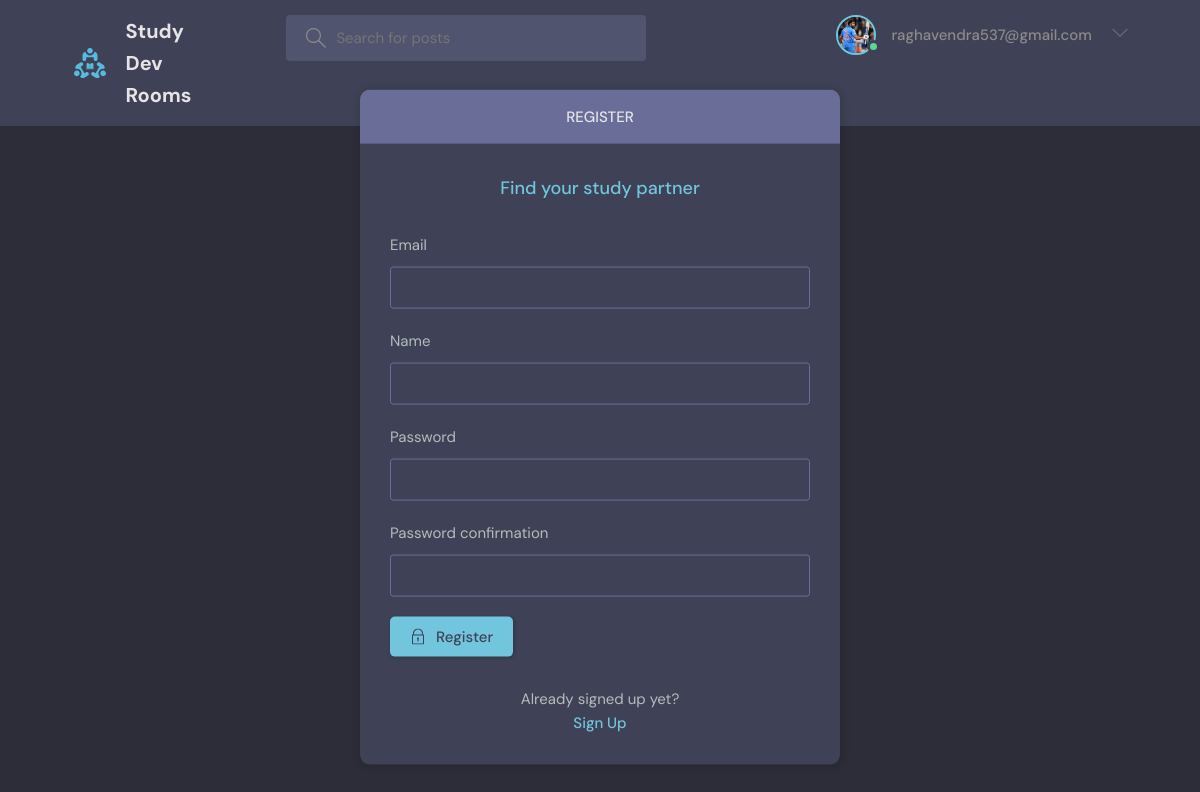
The page /register/ (signed in) on the database its author committed.
### base/models.py (models this page shows, shortened)
class User(AbstractUser):
    username = None  # disable username field
    name = models.CharField(max_length=200, null=True)
    email = models.EmailField(unique=True, null=True)
    bio = models.TextField(null=True)
    avatar = models.ImageField(null=True, default="avatar.svg")
    USERNAME_FIELD = 'email'
    REQUIRED_FIELDS = []
    objects = UserManager()

### base/views.py (the view, shortened to what this page needs)
# urls.py: path('register/', views.registerPage, name="register"),
def registerPage(request):
    form = MyUserCreationForm()
    return render(request, 'base/login_register.html', {'form': form})

### base/forms.py
class MyUserCreationForm(UserCreationForm):
    class Meta:
        model = User
        fields = ['email', 'name', 'password1', 'password2']
    def __init__(self, *args, **kwargs):
        super().__init__(*args, **kwargs)
        self.fields['email'].required = True
        self.fields['name'].required = True

### base/templates/base/login_register.html (shortened to what this page needs)
{% extends 'main.html' %}
{% block content %}
<main class="auth layout">
  {% if page == 'login' %}
  <div class="container">
    <div class="layout__box">
      <div class="layout__boxHeader">
        <div class="layout__boxTitle">
          <h3>Login</h3>
        </div>
      </div>
      <div class="layout__body">
        <h2 class="auth__tagline">Find your study partner</h2>
        <form class="form" action="" method="POST">
          {% csrf_token %}
          <div class="form__group form__group">
            <label for="room_name">Email</label>
            <input id="username" name="email" type="email" placeholder="example@email.com" />
          </div>
          <div class=" form__group">
            <label for="password">Password</label>
            <input id="password" name="password" type="password"
              placeholder="&bull;&bull;&bull;&bull;&bull;&bull;&bull;&bull;" />
          </div>
          <button class="btn btn--main" type="submit">
            <svg version="1.1" xmlns="http://www.w3.org/2000/svg" width="32" height="32" viewBox="0 0 32 32">
              <title>lock</title>
              <path
                d="M27 12h-1v-2c0-5.514-4.486-10-10-10s-10 4.486-10 10v2h-1c-0.553 0-1 0.447-1 1v18c0 0.553 0.447 1 1 1h22c0.553 0 1-0.447 1-1v-18c0-0.553-0.447-1-1-1zM8 10c0-4.411 3.589-8 8-8s8 3.589 8 8v2h-16v-2zM26 30h-20v-16h20v16z">
              </path>
              <path
                d="M15 21.694v4.306h2v-4.306c0.587-0.348 1-0.961 1-1.694 0-1.105-0.895-2-2-2s-2 0.895-2 2c0 0.732 0.413 1.345 1 1.694z">
              </path>
            </svg>
            Login
          </button>
        </form>
        <div class="auth__action">
          <p>Haven't signed up yet?</p>
          <a href="{% url 'register' %}" class="btn btn--link">Sign Up</a>
        </div>
      </div>
    </div>
  </div>
  {% else %}
  <div class="container">
    <div class="layout__box">
      <div class="layout__boxHeader">
        <div class="layout__boxTitle">
          <h3>Register</h3>
        </div>
      </div>
      <div class="layout__body">
        <h2 class="auth__tagline">Find your study partner</h2>
        <form class="form" action="" method="POST">
          {% for field in form %}
          <div class="form__group form__group">
            <label for="room_name">{{field.label}}</label>
            {{field}}
          </div>
          {% endfor %}
          <button class="btn btn--main" type="submit">
            Register
          </button>
        </form>
        <div class="auth__action">
          <p>Already signed up yet?</p>
          <a href="{% url 'login' %}" class="btn btn--link">Sign Up</a>
        </div>
      </div>
    </div>
  </div>
  {% endif %}
</main>
{% endblock content %}

### templates/navbar.html (shortened to what this page needs)
{% load static %}
<header class="header header--loggedIn">
    <div class="container">
        <a href="{% url 'home' %}" class="header__logo">
            <img src="{% static 'images/logo.svg' %}" />
            <h1>Study Dev Rooms</h1>
        </a>
        <form class="header__search" method="GET" action="{% url 'home' %}">
            <label>
                <input name="q" placeholder="Search for posts" />
            </label>
        </form>
        <nav class="header__menu">
            {% if request.user.is_authenticated %}
            <div class="header__user">
                <a href="{% url 'update-user' %}">
                    <div class="avatar avatar--medium active">
                        <img src="{{request.user.avatar.url}}" />
                    </div>
                    <p>{{request.user}}</p>
                </a>
                <button class="dropdown-button">
                    <svg version="1.1" xmlns="http://www.w3.org/2000/svg" width="32" height="32" viewBox="0 0 32 32">
                        <title>chevron-down</title>
                        <path d="M16 21l-13-13h-3l16 16 16-16h-3l-13 13z"></path>
                    </svg>
                </button>
            </div>
            {% else %}
            <a href="{% url 'login' %}">
                <img src="{% static 'images/avatar.svg' %}" />
                <p>Login</p>
            </a>
            {% endif %}
        </nav>
    </div>
</header>

### rows shown on the page
User: user.avatar (picture), user "raghavendra537@gmail.com"

### other values the page prints
{{ field.label }} "Email" "Name" "Password" "Password confirmation"
